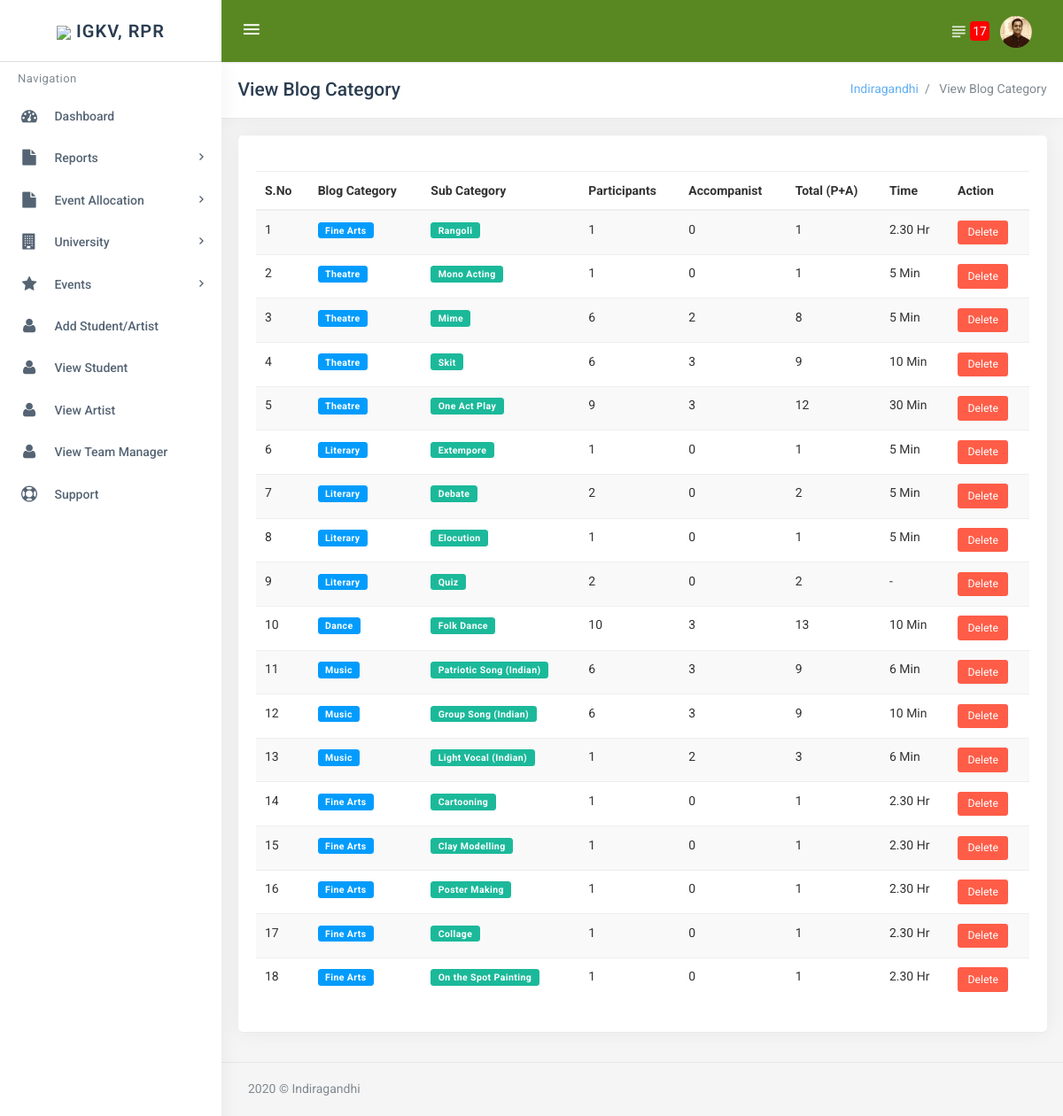
Page /view_event_sub_category.php (signed in) on the committed database.
### tables this page shows
CREATE TABLE `users` (
  `id` int(11) NOT NULL,
  `name` varchar(100) NOT NULL,
  `email` varchar(50) NOT NULL,
  `tx_address` varchar(60) NOT NULL,
  `file` varchar(150) NOT NULL DEFAULT 'default.jpg',
  `gender` varchar(10) NOT NULL,
  `date` timestamp NOT NULL DEFAULT CURRENT_TIMESTAMP ON UPDATE CURRENT_TIMESTAMP,
  `verified` varchar(20) NOT NULL DEFAULT 'True',
  `password` varchar(100) NOT NULL,
  `phone` varchar(20) NOT NULL,
  `activation_code` varchar(50) NOT NULL,
  `tutorial_taken` varchar(10) NOT NULL DEFAULT 'No',
  `balance` varchar(10) NOT NULL DEFAULT '0',
  `kyc_approved` varchar(20) NOT NULL DEFAULT 'Pending',
  `g_auth_key` varchar(50) NOT NULL
);

CREATE TABLE `event_sub_category` (
  `id` int(11) NOT NULL,
  `category` varchar(100) NOT NULL,
  `date` timestamp NOT NULL DEFAULT CURRENT_TIMESTAMP ON UPDATE CURRENT_TIMESTAMP,
  `sub_category` varchar(100) NOT NULL,
  `max_participant` int(11) NOT NULL,
  `max_accompanist` int(11) NOT NULL,
  `duration` varchar(10) NOT NULL
);

### pdo_class_data.php (called while the page is built, shortened)
<?php
  function authenticate(){
    if(isset($_SESSION['user'], $_SESSION['loged_primitives']))
      {
         include 'connection.php';
          $pdo = new PDO($dsn, $user, $pass, $opt);
          try {
              $stmt = $pdo->prepare('SELECT * FROM users WHERE email ="'.$_SESSION['user'].'"');
          } catch(PDOException $ex) {
              echo "An Error occured!";
              print_r($ex->getMessage());
          }
          $stmt->execute();
          $user = $stmt->fetch();
          $pass = md5($user['password']);
           return $user;      }
      else
      {
        header('Location:sign_in.php?choice=error&value=Session timed out. Login again.');
      }
       return $user;
  }
?>

### administrator/function.php (called while the page is built, shortened)
<?php
    function count_notification($table, $id){
        include 'connection.php';
            $dsn = "mysql:host=$host;dbname=$db;charset=$charset";
            $opt = [
                PDO::ATTR_ERRMODE            => PDO::ERRMODE_EXCEPTION,
                PDO::ATTR_DEFAULT_FETCH_MODE => PDO::FETCH_ASSOC,
                PDO::ATTR_EMULATE_PREPARES   => false,
            ];
        $pdo = new PDO($dsn, $user, $pass, $opt);
      try {
          $stmt = $pdo->prepare('SELECT * FROM `notification` WHERE `user_id`='.$id.' AND `status`="Unread" ORDER BY date DESC');
      } catch(PDOException $ex) {
          echo "An Error occured!";
          print_r($ex->getMessage());
      }
      $stmt->execute();
      $user = $stmt->rowCount();
      return $user;
    }
 ?>

### view_event_sub_category.php (the view, shortened to what this page needs)
<?php require 'includes/header_start.php'; ?>
<link rel="stylesheet" href="assets/plugins/morris/morris.css">
<?php require 'includes/header_end.php'; ?>
<div class="content-page">
    <div class="content">
        <div class="container">
            <div class="row">
                <div class="col-xs-12">
                    <div class="page-title-box">
                        <h4 class="page-title">View Blog Category</h4>
                        <ol class="breadcrumb p-0">
                            <li>
                                <a href="#"><?php echo $pdo_auth['name'];?></a>
                            </li>
                            <li class="active">
                               View Blog Category
                            </li>
                        </ol>
                        <div class="clearfix"></div>
                    </div>
                </div>
            </div>
            <div class="row">
                <div class="col-xl-12 col-xs-12">
                    <div class="card-box items">
                      <div style="padding: 10px;"></div>
                          <table  style="color: #333;" class="table table-striped table-hover">
                          <thead>
                             <tr>
                               <th>S.No</th>
                               <th>Blog Category</th>
                               <th>Sub Category</th>
                               <th>Participants</th>
                               <th>Accompanist</th>
                               <th>Total (P+A) </th>
                               <th>Time </th>
                               <th>Action</th>
                             </tr>
                          </thead>
                          <tbody>
                            <?php
                            try {
                                  $stmt = $pdo->prepare('SELECT * FROM `event_sub_category`   ORDER BY date DESC');
                              } catch(PDOException $ex) {
                                  echo "An Error occured!";
                                  print_r($ex->getMessage());
                              }
                              $stmt->execute();
                              $user = $stmt->fetchAll();
                              $i=1;
                              foreach($user as $key=>$value){
                                echo '<tr>
                                        <td>'.$i.'</td>
                                        <td><label class="label label-primary">'.$value['category'].'</label></td>
                                        <td><label class="label label-success">'.$value['sub_category'].'</label></td>
                                        <td>'.$value['max_participant'].'</td>
                                        <td>'.$value['max_accompanist'].'</td>
                                        <td>'.($value['max_accompanist']+$value['max_participant']).'</td>
                                        <td>'.$value['duration'].'</td>
                                        <td><a href="delete_sub_category.php?id='.$value['id'].'"><button class="btn btn-danger btn-sm">Delete</button></a> </td>
                                  </tr>';
                                  $i++;
                            }
                          ?>
                        </tbody>
                      </table>
                    </div>
                </div>
            </div>
        </div>
</div>
<?php require 'includes/footer_start.php' ?>
<?php require 'includes/footer_end.php' ?>

### includes/topbar.php (shortened to what this page needs)
<div class="topbar">
    <div class="topbar-left" style="border-bottom: solid 1px #ddd">
        <a href="dashboard.php" class="logo" id="logo-tour"><img src="iop.png" style="width: 30px;"> <span style="border-top:solid 10px transparent;">IGKV, RPR</span></a>
    </div>
    <nav class="navbar navbar-custom" style="background-color: #598823">
        <ul class="nav navbar-nav">
            <li class="nav-item">
                <button class="button-menu-mobile open-left waves-light waves-effect">
                    <i class="zmdi zmdi-menu"></i>
                </button>
            </li>
        </ul>
        <ul class="nav navbar-nav pull-right">
            <li class="nav-item dropdown notification-list">
                <a class="nav-link waves-effect waves-light right-bar-toggle" href="javascript:void(0);" style="display: block;position: relative;">
                    <i class="zmdi zmdi-format-subject noti-icon"></i> <span style="background-color: red;color: #fff;border-radius:4px;margin-left:-10px;padding:3px;z-index: 1000">
                        <?php echo count_notification("notification", $pdo_auth['id']); ?></span>
                </a>
            </li>
            <li class="nav-item dropdown notification-list">
                <a class="nav-link dropdown-toggle arrow-none waves-effect waves-light nav-user"
                   data-toggle="dropdown" href="#" role="button"
                   aria-haspopup="false" aria-expanded="false">
                    <img src="profile/<?php echo $pdo_auth['file']; ?>" alt="user" class="img-circle">
                </a>
            </li>
        </ul>
    </nav>
</div>

### includes/footer_start.php (shortened to what this page needs)
<footer class="footer text-right">
    <?php echo date("Y"); ?> &copy; <?php echo $pdo_auth['name']; ?>
</footer>
</div>

### rows in the picture
users: file (picture), name "Indiragandhi"
event_sub_category: category "Fine Arts", sub_category "Rangoli", max_participant "1", max_accompanist "0", $value['max_accompanist']+$value['max_participant'] "1", duration "2.30 Hr"
event_sub_category: category "Theatre", sub_category "Mono Acting", max_participant "1", max_accompanist "0", $value['max_accompanist']+$value['max_participant'] "1", duration "5 Min"
event_sub_category: category "Theatre", sub_category "Mime", max_participant "6", max_accompanist "2", $value['max_accompanist']+$value['max_participant'] "8", duration "5 Min"
event_sub_category: category "Theatre", sub_category "Skit", max_participant "6", max_accompanist "3", $value['max_accompanist']+$value['max_participant'] "9", duration "10 Min"
event_sub_category: category "Theatre", sub_category "One Act Play", max_participant "9", max_accompanist "3", $value['max_accompanist']+$value['max_participant'] "12", duration "30 Min"
event_sub_category: category "Literary", sub_category "Extempore", max_participant "1", max_accompanist "0", $value['max_accompanist']+$value['max_participant'] "1", duration "5 Min"
event_sub_category: category "Literary", sub_category "Debate", max_participant "2", max_accompanist "0", $value['max_accompanist']+$value['max_participant'] "2", duration "5 Min"
event_sub_category: category "Literary", sub_category "Elocution", max_participant "1", max_accompanist "0", $value['max_accompanist']+$value['max_participant'] "1", duration "5 Min"
event_sub_category: category "Literary", sub_category "Quiz", max_participant "2", max_accompanist "0", $value['max_accompanist']+$value['max_participant'] "2", duration "-"
event_sub_category: category "Dance", sub_category "Folk Dance", max_participant "10", max_accompanist "3", $value['max_accompanist']+$value['max_participant'] "13", duration "10 Min"
event_sub_category: category "Music", sub_category "Patriotic Song (Indian)", max_participant "6", max_accompanist "3", $value['max_accompanist']+$value['max_participant'] "9", duration "6 Min"
event_sub_category: category "Music", sub_category "Group Song (Indian)", max_participant "6", max_accompanist "3", $value['max_accompanist']+$value['max_participant'] "9", duration "10 Min"
event_sub_category: category "Music", sub_category "Light Vocal (Indian)", max_participant "1", max_accompanist "2", $value['max_accompanist']+$value['max_participant'] "3", duration "6 Min"
event_sub_category: category "Fine Arts", sub_category "Cartooning", max_participant "1", max_accompanist "0", $value['max_accompanist']+$value['max_participant'] "1", duration "2.30 Hr"
event_sub_category: category "Fine Arts", sub_category "Clay Modelling", max_participant "1", max_accompanist "0", $value['max_accompanist']+$value['max_participant'] "1", duration "2.30 Hr"
event_sub_category: category "Fine Arts", sub_category "Poster Making", max_participant "1", max_accompanist "0", $value['max_accompanist']+$value['max_participant'] "1", duration "2.30 Hr"
event_sub_category: category "Fine Arts", sub_category "Collage", max_participant "1", max_accompanist "0", $value['max_accompanist']+$value['max_participant'] "1", duration "2.30 Hr"
event_sub_category: category "Fine Arts", sub_category "On the Spot Painting", max_participant "1", max_accompanist "0", $value['max_accompanist']+$value['max_participant'] "1", duration "2.30 Hr"

### other values in the picture
count_notification("notification", $pdo_auth['id']) "17"
